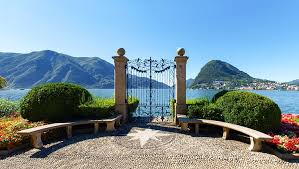
%> input picture Chapter2/solution/possion editing/target.jpg, 299 x 169 px
$ octave possion_editing.m   (GNU Octave 9; MATLAB toolbox functions it lacks are replaced by stand-ins)
%> lines starting %> are read from the running program, lines starting %| are printed output that depends on the picture
### Chapter2/solution/possion editing/create_decay_temp.m
function temp = create_decay_temp(dim_y,dim_x)
max_value = 0.5;
min_value = 0;
margin = 10;
temp = ones(dim_y, dim_x, 3);
weight1 = (max_value-min_value)/margin*[0:margin-1]+min_value;
weight2 = (max_value-min_value)/margin*[margin-1:-1:0]+min_value;

temp(:,1:margin,:) = temp(:,1:margin,:).*(repmat(weight1,dim_y,1,3));
temp(:,dim_x-margin+1:dim_x,:) = temp(:,dim_x-margin+1:dim_x,:).*(repmat(weight2,dim_y,1,3));
temp(1:margin,:,:) = temp(1:margin,:,:).*(repmat(weight1',1,dim_x,3));
temp(dim_y-margin+1:dim_y,:,:) = temp(dim_y-margin+1:dim_y,:,:).*(repmat(weight2',1,dim_x,3));
end

### Chapter2/solution/possion editing/possion_editing.m
target_im = double(imread('target.jpg'));
source_im = double(imread('source.png'));
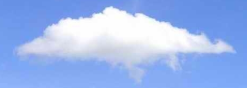
%> input picture Chapter2/solution/possion editing/source.png, 247 x 88 px
target_im = imresize(target_im, [400,800]);
%> target_im: size 400x800x3 double
dims_target = size(target_im);
%> dims_target = [400 800 3]
dims_src = size(source_im);
%> dims_src = [88 247 3]
%Laplacian operator
lapfilter = [0, 1, 0; 1, -4, 1; 0, 1, 0];
div_R = conv2(source_im(:,:,1), double(lapfilter), 'same');
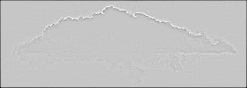
%> div_R: size 88x247 double; min -288, max 82, mean -3.7; drawn with min black and max white
div_G = conv2(source_im(:,:,2), double(lapfilter), 'same');
div_B = conv2(source_im(:,:,3), double(lapfilter), 'same');

%location of pasting
des_y = 20;
des_x = 500;
%initial f
f = target_im(des_y:des_y+dims_src(1) - 1,des_x:des_x+dims_src(2) -1,:);
origin = f;
%filter for Jacobi iteration
jacobifilter = [0, 1, 0; 1, 0, 1; 0, 1, 0];
figure(1)
imshow(uint8(target_im));
figure(2)
target_im(des_y:des_y+dims_src(1)-1,des_x:des_x+dims_src(2)-1,:) = source_im;
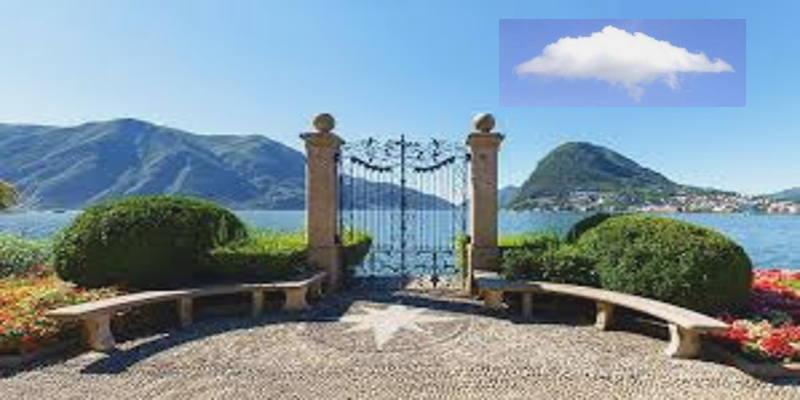
%> target_im: size 400x800x3 double; mean R, G, B 123.9, 146.2, 159.4; drawn with min black and max white
imshow(uint8(target_im));

%create template which decay on edges, in interior points it is 1.0
temp = create_decay_temp(dims_src(1), dims_src(2));
%> in create_decay_temp, `temp(dim_y-margin+1:dim_y,:,:) = temp(dim_y-margin+1:dim_y,:,:).*(repm..`:
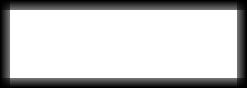
%> temp: size 88x247x3 double; min 0, max 1, mean 0.772

%Jacobi iteration main function
%> (the run ends here)
